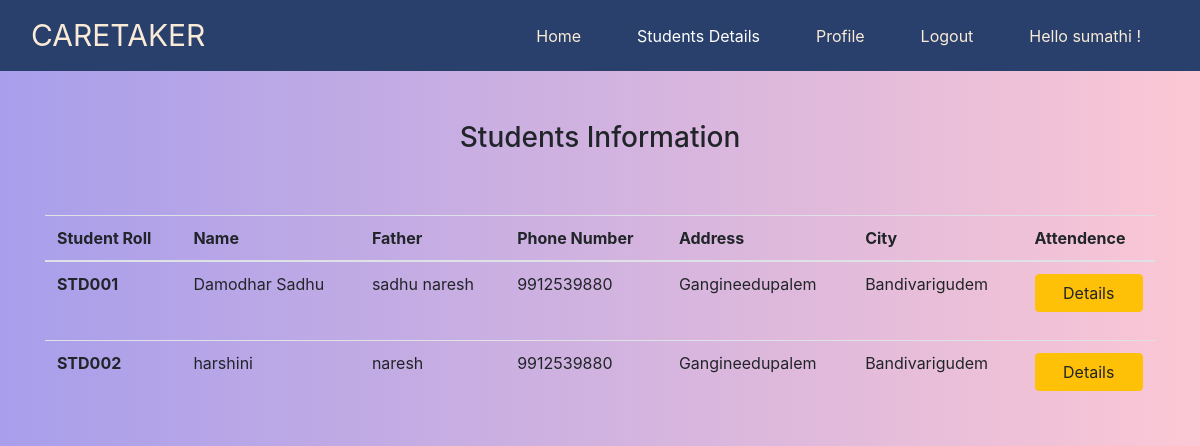
The page /CareTaker/studentDetails.php (signed in) on the database its author committed.
### tables this page shows
CREATE TABLE `students` (
  `id` int(11) NOT NULL,
  `roll_number` varchar(15) NOT NULL,
  `student_name` varchar(40) NOT NULL,
  `student_username` varchar(20) NOT NULL,
  `student_password` varchar(20) NOT NULL,
  `student_father` varchar(40) NOT NULL,
  `student_phone_number` varchar(10) NOT NULL,
  `student_mail` varchar(40) NOT NULL,
  `student_class` int(11) NOT NULL,
  `student_section` varchar(1) NOT NULL,
  `student_gender` varchar(6) NOT NULL,
  `student_address` varchar(40) NOT NULL,
  `student_city` varchar(40) NOT NULL,
  `student_pincode` varchar(6) NOT NULL,
  `student_state` varchar(25) NOT NULL,
  `student_bus` varchar(6) NOT NULL,
  `student_year_from` varchar(4) NOT NULL,
  `student_year_to` varchar(4) NOT NULL
);

### CareTaker/studentDetails.php (the view, shortened to what this page needs)
<?php
	$username = "";
    include "../connection.php";
	if(isset($_SESSION['caretaker'])) {
		$username = $_SESSION['caretaker'];
	}else {
		header('location:../index.html');
	}
    $caretaker_query = "SELECT * FROM caretakers WHERE ct_username = '$username'";
    $execute_caretaker_query = mysqli_query($con, $caretaker_query);
    $caretaker_values = mysqli_fetch_assoc($execute_caretaker_query);
    $bus_id = $caretaker_values['ct_bus'];
    $students_query = "SELECT * FROM students WHERE student_bus = '$bus_id'";
    $execute_students_query = mysqli_query($con, $students_query);
?>
<html>
<head>
    <link rel="stylesheet" href="https://maxcdn.bootstrapcdn.com/bootstrap/4.5.2/css/bootstrap.min.css">
    <link rel="stylesheet" href="../nav.css">
</head>
<body style="background: linear-gradient(to right, #9796f0 -20%, #fbc7d4 100%);">
    <nav class="navbar navbar-expand-lg navbar-light nav-color">
        <div class="container-fluid">
            <a class="navbar-brand" href="./index.html" style="color:antiquewhite;font-size:30px">
                CARETAKER
            </a>
            <div class="navbar-collapse collapse w-100 order-3 dual-collapse2" id="navbarNavAltMarkup">
                <ul class="navbar-nav ml-auto">
                    <li class="nav-item">
                        <a class="nav-item nav-link" href="./index.php" style="color:antiquewhite; margin-left: 20px; margin-right: 20px;">Home</a>
                    </li>
                    <li class="nav-item">
                        <a class="nav-item nav-link" href="#" style="color:white; margin-left: 20px; margin-right: 20px;">Students Details</a>
                    </li>
                    <li class="nav-item">
                        <a class="nav-item nav-link" href="./profile.php" style="color:antiquewhite; margin-left: 20px; margin-right: 20px;">Profile</a>
                    </li>
                    <li class="nav-item">
						<a class="nav-item nav-link" href="./logout.php" style="color:antiquewhite; margin-left: 20px; margin-right: 20px;">Logout</a>
					</li>
                    <li class="nav-item">
                        <a class="nav-item nav-link" href="#" style="color:antiquewhite; margin-left: 20px; margin-right: 20px;"><?php echo "Hello " . $username . " !"; ?></a>
                    </li>
                </ul>
            </div>
        </div>
    </nav>
    <div class="container" style="margin-top: 50px;">
        <h3 style="text-align: center; margin-bottom: 60px;">Students Information</h3>
        <table class="table table-hover">
            <thead>
				<tr>
				<th scope="col">Student Roll</th>
				<th scope="col">Name</th>
				<th scope="col">Father</th>
                <th scope="col">Phone Number</th>
				<th scope="col">Address</th>
				<th scope="col">City</th>
                <th scope="col">Attendence</th>
				</tr>
            </thead>
            <tbody>
                <?php
                    while($row = mysqli_fetch_array($execute_students_query)) {
                ?>
                    <tr>
                        <th scope="row"><?php echo $row[1]; ?></th>
                        <td><?php echo $row[2]; ?></td>
                        <td><?php echo $row[5]; ?></td>
                        <td><?php echo $row[6]; ?></td>
                        <td><?php echo $row[11]; ?></td>
                        <td><?php echo $row[12]; ?></td>
                        <td>
							<form action="./studentAttendenceDetails.php" method="post">
								<button type="submit" class="btn btn-warning btn-block">Details</button>
							</form>
                        </td>
                    </tr>
                <?php } ?>
            </tbody>
          </table>
    </div>
</body>

### nav.css (style rules this page uses)
body { background: linear-gradient(to right, #9796f0 -20%, #fbc7d4 100%); }
nav { background-color:rgb(41, 64, 109); }

### rows shown on the page
students: roll_number "STD001", student_name "Damodhar Sadhu", student_father "sadhu naresh", student_phone_number "9912539880", student_address "Gangineedupalem", student_city "Bandivarigudem"
students: roll_number "STD002", student_name "harshini", student_father "naresh", student_phone_number "9912539880", student_address "Gangineedupalem", student_city "Bandivarigudem"

### other values the page prints
$username "sumathi"
